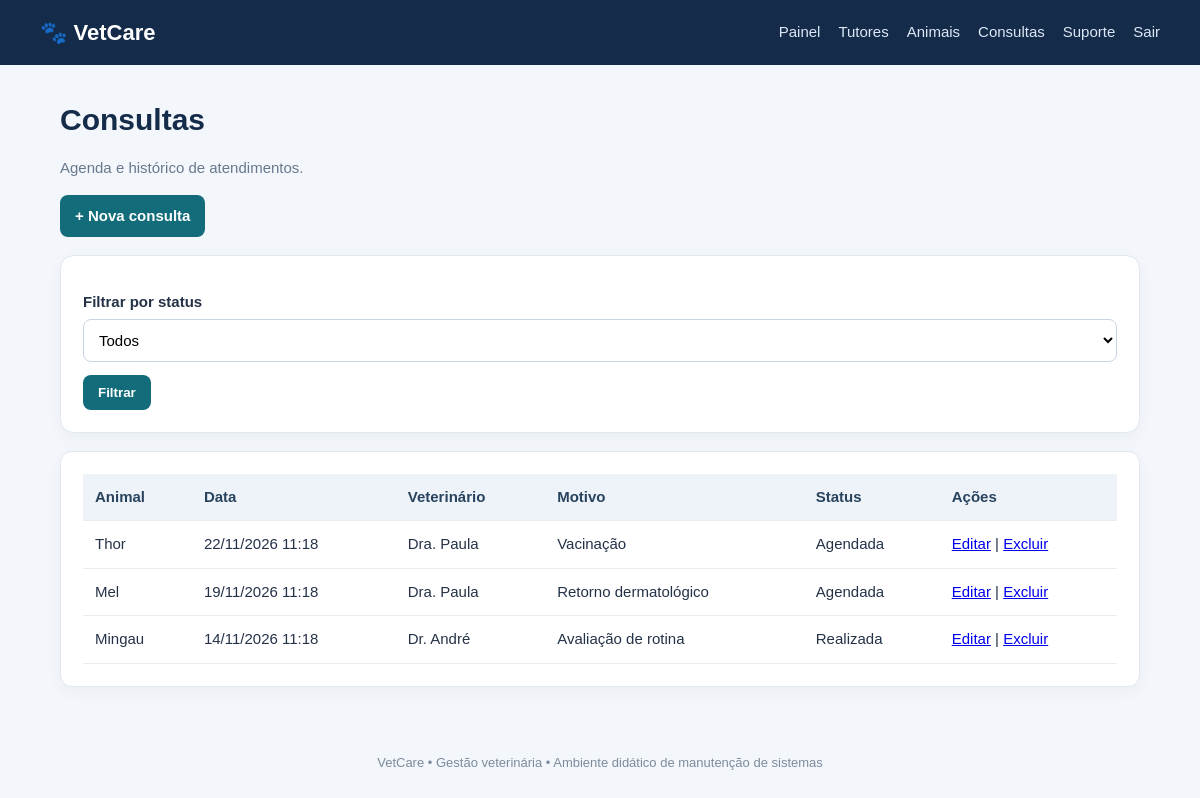
Page /consultas/index.php (signed in) on the committed database.
### tables this page shows
CREATE TABLE consultas (
  id INT AUTO_INCREMENT PRIMARY KEY,
  animal_id INT NOT NULL,
  data_consulta DATETIME NOT NULL,
  veterinario VARCHAR(120) NOT NULL,
  motivo VARCHAR(180),
  status VARCHAR(30) DEFAULT 'Agendada',
  observacoes TEXT,
  CONSTRAINT fk_consulta_animal FOREIGN KEY (animal_id) REFERENCES animais(id)
);

CREATE TABLE animais (
  id INT AUTO_INCREMENT PRIMARY KEY,
  tutor_id INT NOT NULL,
  nome VARCHAR(100) NOT NULL,
  especie VARCHAR(60),
  raca VARCHAR(80),
  nascimento DATE,
  sexo VARCHAR(20),
  observacoes TEXT,
  ativo TINYINT(1) DEFAULT 1,
  CONSTRAINT fk_animal_tutor FOREIGN KEY (tutor_id) REFERENCES tutores(id)
);

### consultas/index.php (the view, shortened to what this page needs)
<?php
require_once __DIR__.'/../config/database.php';require_once __DIR__.'/../config/auth.php';exigirLogin();
$sql="SELECT c.*,a.nome AS animal FROM consultas c JOIN animais a ON a.id=c.animal_id";
$rows=$pdo->query($sql." ORDER BY c.data_consulta DESC")->fetchAll();
include __DIR__.'/../includes/header.php';?>
<h1>Consultas</h1><p class="muted">Agenda e histórico de atendimentos.</p><div class="actions"><a class="btn" href="form.php">+ Nova consulta</a></div>
<section class="panel"><form method="get"><div class="field"><label>Filtrar por status</label><select name="status"><option value="">Todos</option></select></div><button>Filtrar</button></form></section>
<div class="panel table-wrap"><table><tr><th>Animal</th><th>Data</th><th>Veterinário</th><th>Motivo</th><th>Status</th><th>Ações</th></tr>
<?php foreach($rows as $r):?><tr><td><?=htmlspecialchars($r['animal'])?></td><td><?=date('d/m/Y H:i',strtotime($r['data_consulta']))?></td><td><?=htmlspecialchars($r['veterinario'])?></td><td><?=htmlspecialchars($r['motivo'])?></td><td><?=htmlspecialchars($r['status'])?></td><td><a href="form.php?id=<?=$r['id']?>">Editar</a> | <a href="excluir.php?id=<?=$r['id']?>">Excluir</a></td></tr><?php endforeach;?>
</table></div><?php include __DIR__.'/../includes/footer.php';?>

### assets/style.css (style rules this page uses)
* { box-sizing:border-box }
body { margin:0;background:#f3f6fa;color:#243247;font:15px/1.5 Arial,sans-serif }
h1 { margin:0 0 8px;color:#142b4a }
.muted { color:#68788d }
.panel,.stat,.login-box { background:white;border:1px solid #e1e8f0;border-radius:14px;padding:22px;box-shadow:0 5px 18px #203c5b0a;margin:18px 0 }
.actions { display:flex;gap:8px;flex-wrap:wrap;margin:14px 0 }
.btn,button { display:inline-block;border:0;border-radius:8px;padding:10px 15px;background:#126c79;color:white;text-decoration:none;cursor:pointer;font-weight:700 }
form .field { margin:13px 0 }
label { display:block;font-weight:700;margin-bottom:5px }
input,select,textarea { width:100%;padding:11px;border:1px solid #cbd6e2;border-radius:8px;font:inherit;background:#fff }
table { width:100%;border-collapse:collapse;background:white }
th,td { text-align:left;padding:12px;border-bottom:1px solid #e8edf2 }
th { background:#edf3f8;color:#29435e }
.table-wrap { overflow-x:auto;border-radius:12px }

### rows in the picture
consultas: animal.nome "Thor", data_consulta "22/11/2026 11:18", veterinario "Dra. Paula", motivo "Vacinação", status "Agendada"
consultas: animal.nome "Mel", data_consulta "19/11/2026 11:18", veterinario "Dra. Paula", motivo "Retorno dermatológico", status "Agendada"
consultas: animal.nome "Mingau", data_consulta "14/11/2026 11:18", veterinario "Dr. André", motivo "Avaliação de rotina", status "Realizada"
